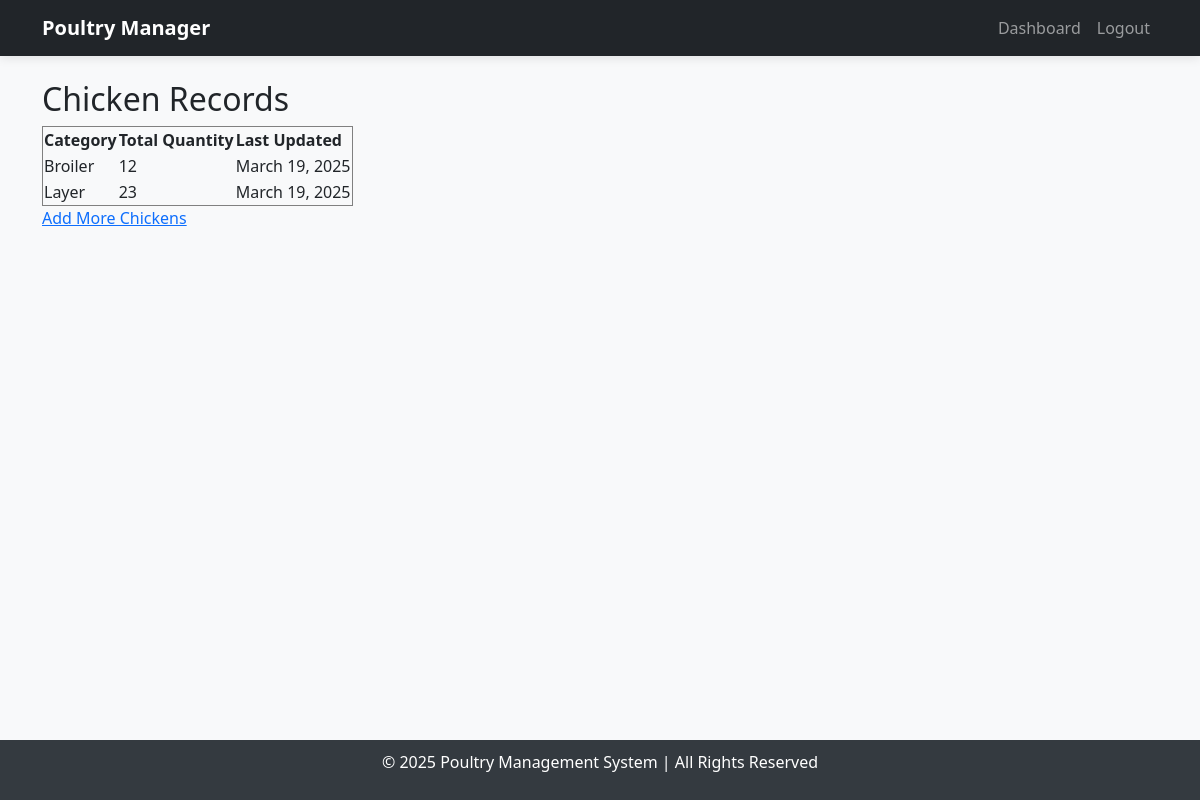
Screenshot of /view-chickens/ (signed in) with the database file from the repository.
### poultry/models.py (models this page shows, shortened)
class Chicken(models.Model):
    CATEGORY_CHOICES = [
        ('Broiler', 'Broiler'),
        ('Layer', 'Layer'),
        ('Kienyeji', 'Kienyeji'),
    ]
    BUY_FROM_CHOICES = [
        ('Local Hatch', 'Local Hatch'),
        ('Kukuchic', 'Kukuchic'),
        ('Kenchic', 'Kenchic'),
        ('Others', 'Others'),
    ]
    category = models.CharField(max_length=20, choices=CATEGORY_CHOICES)
    quantity = models.PositiveIntegerField()
    age_in_weeks = models.PositiveIntegerField()
    weight_kg = models.FloatField(null=True, blank=True)
    buy_from = models.CharField(max_length=50, choices=BUY_FROM_CHOICES)
    other_source = models.CharField(max_length=100, null=True, blank=True)
    date_added = models.DateField(auto_now_add=True)

### poultry/views.py (the view)
# urls.py: path('view-chickens/', view_chickens, name='view_chickens'),
@login_required
def view_chickens(request):
    return render(request, 'poultry/view_chickens.html', {'chickens': Chicken.objects.all()})

### poultry/templates/poultry/view_chickens.html
{% extends "base.html" %}
{% block content %}
    <h2>Chicken Records</h2>
    <table border="1">
        <tr>
            <th>Category</th>
            <th>Total Quantity</th>
            <th>Last Updated</th>
        </tr>
        {% for chicken in chickens %}
        <tr>
            <td>{{ chicken.category }}</td>
            <td>{{ chicken.quantity }}</td>
            <td>{{ chicken.date_added }}</td>
        </tr>
        {% endfor %}
    </table>
    <a href="{% url 'add_chicken' %}">Add More Chickens</a>
{% endblock %}

### poultry/templates/base.html (shortened to what this page needs)
<!DOCTYPE html>
<html lang="en">
<head>
    <link rel="stylesheet" href="https://cdn.jsdelivr.net/npm/bootstrap@5.3.0/dist/css/bootstrap.min.css">
    <link rel="stylesheet" href="https://cdnjs.cloudflare.com/ajax/libs/font-awesome/6.4.2/css/all.min.css">
</head>
<body>
    <nav class="navbar navbar-expand-lg navbar-dark bg-dark">
        <div class="container">
            <a class="navbar-brand" href="#">Poultry Manager</a>
            <div class="collapse navbar-collapse" id="navbarNav">
                <ul class="navbar-nav ms-auto">
                    {% if user.is_authenticated %}
                        {% if user.is_staff %}
                            <li class="nav-item"><a class="nav-link" href="{% url 'admin_dashboard' %}">Dashboard</a></li>
                        {% else %}
                            <li class="nav-item"><a class="nav-link" href="{% url 'dashboard' %}">Dashboard</a></li>
                        {% endif %}
                        <li class="nav-item"><a class="nav-link" href="{% url 'logout' %}">Logout</a></li>
                    {% else %}
                        <li class="nav-item"><a class="nav-link" href="{% url 'login' %}">Login</a></li>
                        <li class="nav-item"><a class="nav-link" href="{% url 'register' %}">Register</a></li>
                    {% endif %}
                </ul>
            </div>
        </div>
    </nav>
    <div class="container mt-4 content-wrapper">
        {% block content %}{% endblock %}
    </div>
    <footer class="mt-5">
        <div class="container">
            <p>&copy; {% now "Y" %} Poultry Management System | All Rights Reserved</p>
        </div>
    </footer>
</body>
</html>

### poultry/templates/base.html (style rules this page uses)
body { display: flex; flex-direction: column; min-height: 100vh; background-color: #f8f9fa; }
.content-wrapper { flex: 1; }
footer { background: #343a40; color: white; text-align: center; padding: 10px 0; }
.navbar { box-shadow: 0 2px 10px rgba(0, 0, 0, 0.1); }
.navbar-brand { font-weight: bold; }
.nav-link { transition: color 0.3s; }

### rows the page displays
Chicken: category "Broiler", quantity "12", date_added "March 19, 2025"
Chicken: category "Layer", quantity "23", date_added "March 19, 2025"
